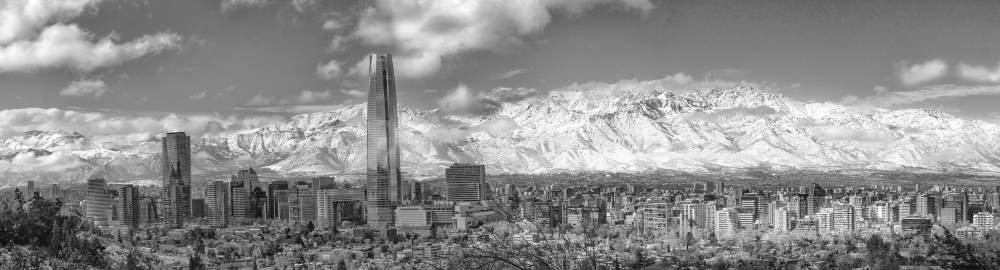
%> input picture clases/Cap06_Restauración_Imágenes/Matlab_Python/santiago.png, 2000 x 540 px (shown at 1/2 size)
$ octave TRAT06_EjemploSantiago.m   (GNU Octave 9; MATLAB toolbox functions it lacks are replaced by stand-ins)
%> lines starting %> are read from the running program, lines starting %| are printed output that depends on the picture
clt
%> (this line was passed over: clt is not available in this run)
% José Ramòn Iglesias, Sep. 2018
% https://sites.google.com/a/unicesar.edu.co/jose-r-iglesias/

F = double(imread('santiago.png'));
%> F: size 540x2000 double; min 3, max 255, mean 141; mean of the top-left, top-right, bottom-left and bottom-right quarters 150.3, 154.2, 116.1, 143.2
F = imresize(F,1.25);
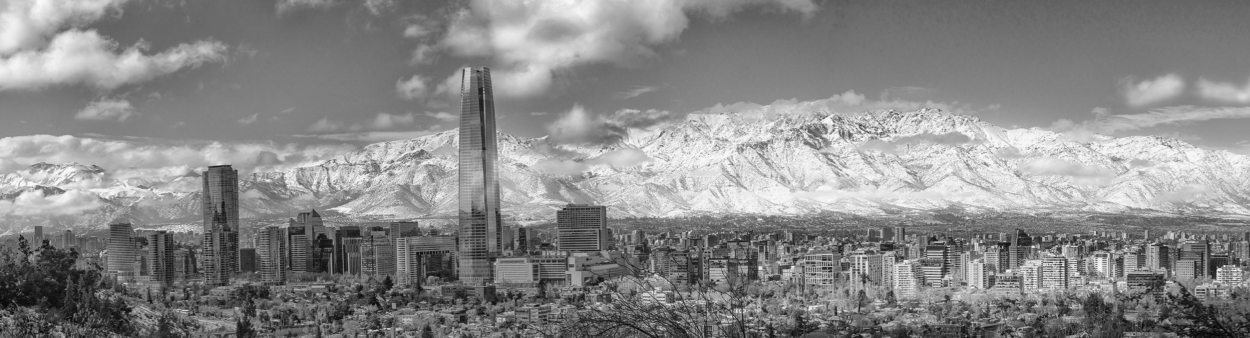
%> F: size 675x2500 double (shown at 1/2 size); min 2.09, max 260.5, mean 141; drawn with min black and max white
figure(1);
[Nf,Mf] = size(F);
%> Nf = 675; Mf = 2500
n = 150;
N = round(Nf*1.5); % ancho de G
%> N = 1013
G = zeros(Nf,N);
%> (the run ends here)
